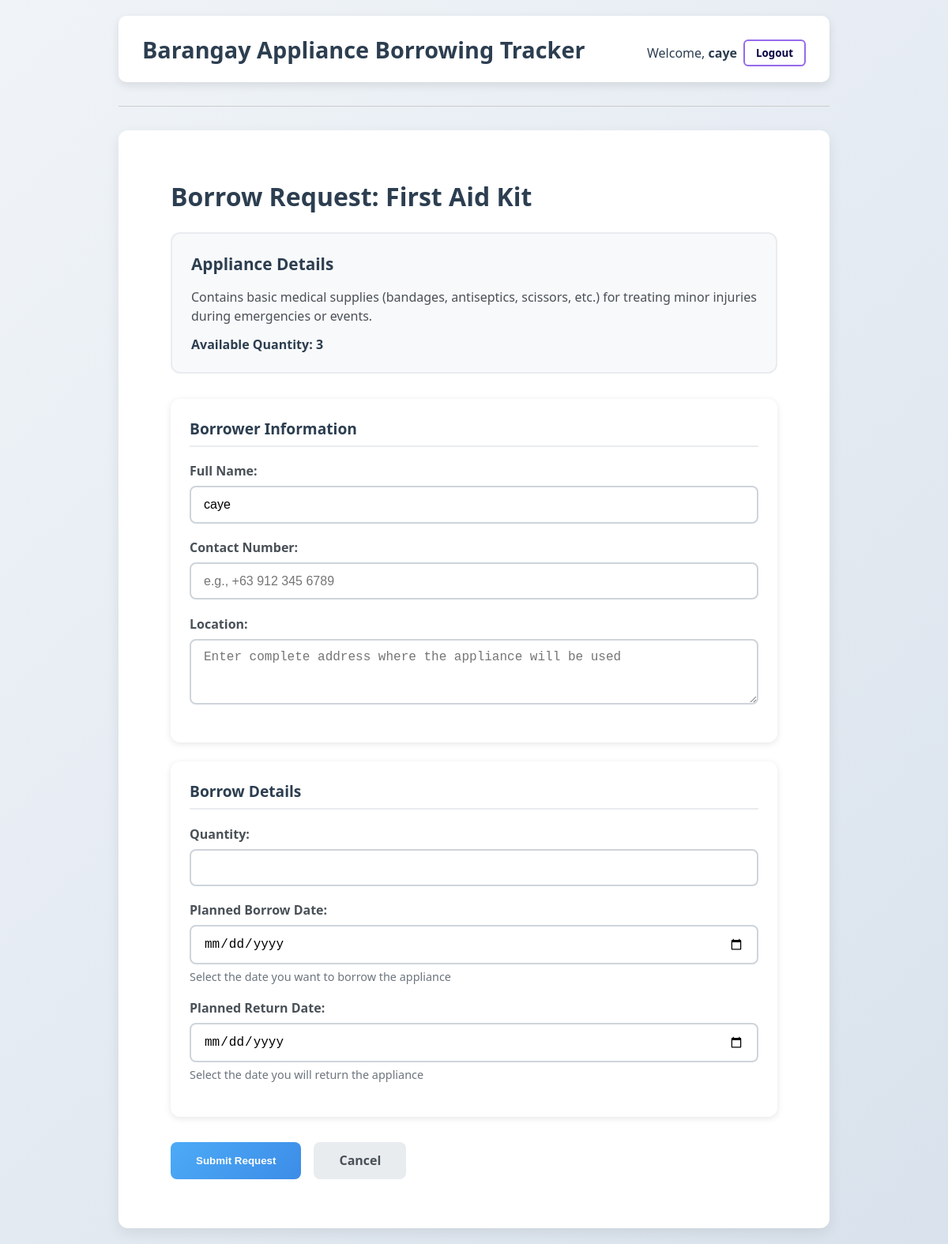
The app's page /borrow/1/ (signed in) with its own data.
### appliances/models.py (models this page shows, shortened)
class Appliance(models.Model):
    category = models.ForeignKey(Category, on_delete=models.CASCADE, related_name='appliances')
    name = models.CharField(max_length=100)
    description = models.TextField()
    quantity = models.PositiveIntegerField()
    image = models.ImageField(upload_to='appliance_images/', null=True, blank=True)

### appliances/views.py (the view)
# urls.py: path('borrow/<int:appliance_id>/', views.borrow_appliance, name='borrow_appliance'),
@login_required
def borrow_appliance(request, appliance_id):
    if request.user.is_staff or request.user.is_superuser:
        return redirect('home')
    appliance = get_object_or_404(Appliance, id=appliance_id)
    if request.method == 'POST':
        form = BorrowRequestForm(request.POST, appliance=appliance)
        if form.is_valid():
            borrow_request = form.save(commit=False)
            borrow_request.user = request.user
            borrow_request.appliance = appliance
            borrow_request.status = 'pending'
            borrow_request.save()
            messages.success(
                request,
                'Your borrow request has been submitted successfully. Please wait for admin approval.'
            )
            return redirect('my_borrow_requests')
    else:
        initial_data = {
            'full_name': f"{request.user.first_name} {request.user.last_name}".strip() or request.user.username
        }
        form = BorrowRequestForm(appliance=appliance, initial=initial_data)
    return render(request, 'appliances/borrow_form.html', {
        'form': form,
        'appliance': appliance,
    })

### appliances/templates/appliances/borrow_form.html (shortened to what this page needs)
{% extends 'appliances/base.html' %}
{% block content %}
<div class="borrow-container">
    <h2>Borrow Request: {{ appliance.name }}</h2>
    <div class="appliance-info">
        <h3>Appliance Details</h3>
        <p class="description">{{ appliance.description }}</p>
        <p class="availability">Available Quantity: {{ appliance.quantity }}</p>
    </div>
    <form method="POST" class="borrow-form" novalidate>
        <div class="form-section">
            <h3>Borrower Information</h3>
            <div class="form-group">
                <label for="{{ form.full_name.id_for_label }}">Full Name:</label>
                {{ form.full_name }}
            </div>
            <div class="form-group">
                <label for="{{ form.contact_number.id_for_label }}">Contact Number:</label>
                {{ form.contact_number }}
            </div>
            <div class="form-group">
                <label for="{{ form.location.id_for_label }}">Location:</label>
                {{ form.location }}
            </div>
        </div>
        <div class="form-section">
            <h3>Borrow Details</h3>
            <div class="form-group">
                <label for="{{ form.quantity.id_for_label }}">Quantity:</label>
                {{ form.quantity }}
            </div>
            <div class="form-group">
                <label for="{{ form.planned_borrow_date.id_for_label }}">Planned Borrow Date:</label>
                {{ form.planned_borrow_date }}
                <small class="help-text">{{ form.planned_borrow_date.help_text }}</small>
            </div>
            <div class="form-group">
                <label for="{{ form.planned_return_date.id_for_label }}">Planned Return Date:</label>
                {{ form.planned_return_date }}
                <small class="help-text">{{ form.planned_return_date.help_text }}</small>
            </div>
        </div>
        <div class="form-actions">
            <button type="submit" class="btn-submit">Submit Request</button>
            <a href="{% url 'category_appliances' appliance.category.id %}" class="btn-cancel">Cancel</a>
        </div>
    </form>
</div>
{% endblock %}

### appliances/templates/appliances/base.html (shortened to what this page needs)
<!DOCTYPE html>
<html lang="en">
<head>
</head>
<body>
    <header>
        <h1>Barangay Appliance Borrowing Tracker</h1>
        <div class="user-area">
            {% if user.is_authenticated %}
                <p>Welcome, <strong>{{ user.username }}</strong></p>
                <form method="POST" action="{% url 'logout' %}" class="logout-form">
                    <button type="submit" aria-label="Logout">Logout</button>
                </form>
            {% else %}
                <a href="{% url 'login' %}">Login</a>
                <a href="{% url 'register' %}">Register</a>
            {% endif %}
        </div>
    </header>
    <hr>
    <main>
        {% block content %}{% endblock %}
    </main>
</body>
</html>

### appliances/templates/appliances/base.html (style rules this page uses)
* { margin: 0; padding: 0; box-sizing: border-box; }
body { font-family: 'Segoe UI', Tahoma, Geneva, Verdana, sans-serif; background: linear-gradient(135deg, #f0f4f8, #d9e2ec); color: #333; min-height: 100vh; display: flex; flex-direction: column; align-items: center; padding: 20px; }
header { width: 100%; max-width: 900px; background: #fff; box-shadow: 0 4px 12px rgba(0,0,0,0.1); padding: 20px 30px; border-radius: 10px; display: flex; justify-content: space-between; align-items: center; flex-wrap: wrap; }
header h1 { font-weight: 700; font-size: 1.8rem; color: #2c3e50; flex-grow: 1; min-width: 200px; }
.user-area { font-size: 1rem; color: #555; display: flex; align-items: center; gap: 15px; flex-wrap: wrap; margin-top: 10px; }
.user-area p, .user-area a { margin: 0; color: #2c3e50; text-decoration: none; }
form.logout-form { display: inline; margin-left: -7px; }
form.logout-form button { background-color: transparent; border: 2px solid #956aea; color: #070444; padding: 6px 14px; font-weight: 600; border-radius: 6px; cursor: pointer; transition: all 0.3s ease; font-family: inherit; }
hr { margin: 30px 0; border: none; border-top: 1px solid #ccc; width: 100%; max-width: 900px; }
main { width: 100%; max-width: 900px; background: white; padding: 30px 40px; border-radius: 12px; box-shadow: 0 6px 18px rgba(0,0,0,0.08); min-height: 400px; }

### appliances/templates/appliances/borrow_form.html (style rules this page uses)
.borrow-container { max-width: 800px; margin: 2rem auto; padding: 0 1rem; }
h2 { color: #2c3e50; font-size: 2rem; font-weight: 700; margin-bottom: 1.5rem; }
.appliance-info { background: #f8f9fa; border-radius: 12px; padding: 1.5rem; margin-bottom: 2rem; border: 2px solid #e9ecef; }
.appliance-info h3 { color: #2c3e50; font-size: 1.3rem; margin-bottom: 1rem; }
.appliance-info .description { color: #495057; margin-bottom: 0.8rem; line-height: 1.5; }
.appliance-info .availability { color: #2c3e50; font-weight: 600; }
.form-section { background: white; border-radius: 12px; padding: 1.5rem; margin-bottom: 1.5rem; box-shadow: 0 2px 8px rgba(0, 0, 0, 0.1); }
.form-section h3 { color: #2c3e50; font-size: 1.2rem; margin-bottom: 1.2rem; padding-bottom: 0.5rem; border-bottom: 2px solid #e9ecef; }
.form-group { margin-bottom: 1.2rem; }
.form-group label { display: block; margin-bottom: 0.5rem; color: #495057; font-weight: 600; }
.form-group input, .form-group textarea { width: 100%; padding: 0.8rem 1rem; border: 2px solid #ced4da; border-radius: 8px; font-size: 1rem; transition: border-color 0.3s ease, box-shadow 0.3s ease; }
.help-text { display: block; margin-top: 0.4rem; color: #6c757d; font-size: 0.9rem; }
.form-actions { display: flex; gap: 1rem; margin-top: 2rem; }
.btn-submit { padding: 0.8rem 2rem; background: linear-gradient(135deg, #4dabf7, #3c8ce7); color: white; border: none; border-radius: 8px; font-weight: 600; cursor: pointer; transition: all 0.3s ease; }
.btn-cancel { padding: 0.8rem 2rem; background: #e9ecef; color: #495057; text-decoration: none; border-radius: 8px; font-weight: 600; transition: all 0.3s ease; }

### records on screen
Appliance: name "First Aid Kit", description "Contains basic medical supplies (bandages, antiseptics, scissors, etc.) for treating minor injuries during emergencies or events.", quantity "3"

### other values on screen
{{ user.username }} "caye"
